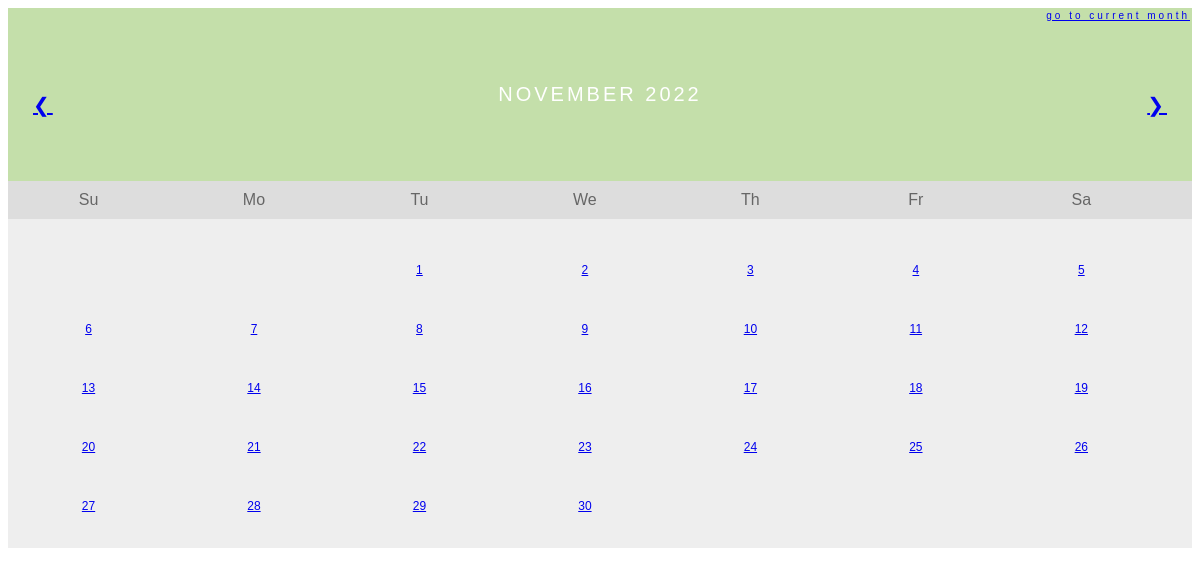
/calendar?month=November&year=2022, run on the app's committed database.
### tables this page shows
CREATE TABLE table_11_November_2022 (id Integer, date String, period_started String, period_ended String, cramps String, headache String, fatigue String, acne String);

### main.py (the view)
@app.route("/calendar")
def calendar():
    month_name = request.args.get("month")
    month_number = tv.list_of_months.index(month_name) + 1
    month_number_string = str(month_number).rjust(2, "0")
    year = request.args.get("year")
    month_and_year_name = f"{month_name} {year}"
    month_year_and_number = [year, month_number_string]
    table_years_and_months_index = updated_table_years_and_months.index(
        month_year_and_number
    )
    table_number = str((table_years_and_months_index) + 1).rjust(2, "0")
    month_days = get_table_from_database(
        tablename=f"table_{table_number}_{month_name}_{year}"
    )
    first_of_month_weekday = tv.get_1st_day_in_month_weekday(
        year=int(year), month=month_number
    )
    try:
        next_year_and_month_from_list = updated_table_years_and_months[
            table_years_and_months_index + 1
        ]
        next_month = tv.list_of_months[int(next_year_and_month_from_list[1]) - 1]
        next_month_year = next_year_and_month_from_list[0]
    except IndexError:
        next_month = None
        next_month_year = None
    if table_years_and_months_index - 1 >= 0:
        previous_year_and_month_from_list = updated_table_years_and_months[
            table_years_and_months_index - 1
        ]
        previous_month = tv.list_of_months[
            int(previous_year_and_month_from_list[1]) - 1
        ]
        previous_month_year = previous_year_and_month_from_list[0]
    else:
        previous_month = None
        previous_month_year = None
    try:
        predicted_days_of_period = predicted_period_days
    except NameError:
        predicted_days_of_period = None
    return render_template(
        "calendar.html",
        predicted_period_days=predicted_days_of_period,
        days=month_days,
        weekday=first_of_month_weekday,
        month_and_year=month_and_year_name,
        year=year,
        current_month=tv.current_month_name,
        current_month_year=tv.current_year,
        month=month_name,
        next_month=next_month,
        next_month_year=next_month_year,
        previous_month=previous_month,
        previous_month_year=previous_month_year,
    )

### core/time_variables.py (called while the page is built)
def get_1st_day_in_month_weekday(year, month):
    first_of_month_weekday = weekday(year=year, month=month, day=1)
    return first_of_month_weekday

### database/database.py (called while the page is built)
def get_table_from_database(tablename):
    conn = get_db_connection()
    month_days = conn.execute(f"SELECT * FROM {tablename}").fetchall()
    conn.close()
    return month_days

### database/initialize_database.py (called while the page is built)
def get_db_connection():
    conn = sqlite3.connect("period_tracking_app.db")
    conn.row_factory = sqlite3.Row
    return conn

### templates/calendar.html (shortened to what this page needs)
<!DOCTYPE html>
<html lang="en">
<head>
    <link rel="stylesheet" href="static/style.css">
</head>
<body>
    <div class="month">
        <ul>
            <li class="current_month_cal">
              <a href="{{url_for('calendar', month=current_month, year=current_month_year)}}"> Go To Current Month </a>
            </li>
            {% if previous_month != None %}
              <li class="prev">
                  <a href="{{url_for('calendar', month=previous_month, year=previous_month_year)}}"> &#10094 </a>
              </li>
            {% endif %}
            {% if next_month != None %}
              <li class="next" >
                  <a href="{{url_for('calendar', month=next_month, year=next_month_year)}}"> &#10095 </a>
              </li>
            {% endif %}
            <li>
                {{ month_and_year }}
            </li>
        </ul>
      </div>
    <ul class="weekdays">
        <li>Su</li>
        <li>Mo</li>
        <li>Tu</li>
        <li>We</li>
        <li>Th</li>
        <li>Fr</li>
        <li>Sa</li>
    </ul>
    <ul class="days">
        {% if weekday == 1: %}
        <li></li>
        <li></li>
        {% endif %}
        {% for day in days: %}
        <li>
            <a href="{{ url_for('day_details', month=month, date=day['id'], year=year) }}">{{ day["id"] }}</a>
        </li>
        {% endfor %}
    </ul>
</body>
</html>

### static/style.css (style rules this page uses)
* { box-sizing: border-box; }
ul { list-style-type: none; }
body { font-family: Verdana, sans-serif; }
.month { padding: 75px 25px; width: 100%; background: #C4DFAA; text-align: center; }
.month ul { margin: 0; padding: 0; }
.month ul li { color: white; font-size: 20px; text-transform: uppercase; letter-spacing: 3px; }
.month .current_month_cal { position: absolute; top: 10px; right: 10px; font-size: 10px; text-transform: lowercase; }
.month .prev { float: left; padding-top: 10px; }
.month .next { float: right; padding-top: 10px; }
.weekdays { margin: 0; padding: 10px 0; background-color: #ddd; }
.weekdays li { display: inline-block; width: 13.6%; color: #666; text-align: center; }
.days { padding: 10px 0; background: #eee; margin: 0; }
.days li { list-style-type: none; display: inline-block; width: 13.6%; text-align: center; padding: 20px 0; margin-bottom: 5px; font-size:12px; color: black; }

### data on the page
table_11_November_2022: id "1"
table_11_November_2022: id "2"
table_11_November_2022: id "3"
table_11_November_2022: id "4"
table_11_November_2022: id "5"
table_11_November_2022: id "6"
table_11_November_2022: id "7"
table_11_November_2022: id "8"
table_11_November_2022: id "9"
table_11_November_2022: id "10"
table_11_November_2022: id "11"
table_11_November_2022: id "12"
table_11_November_2022: id "13"
table_11_November_2022: id "14"
table_11_November_2022: id "15"
table_11_November_2022: id "16"
table_11_November_2022: id "17"
table_11_November_2022: id "18"
table_11_November_2022: id "19"
table_11_November_2022: id "20"
table_11_November_2022: id "21"
table_11_November_2022: id "22"
table_11_November_2022: id "23"
table_11_November_2022: id "24"
table_11_November_2022: id "25"
table_11_November_2022: id "26"
table_11_November_2022: id "27"
table_11_November_2022: id "28"
table_11_November_2022: id "29"
table_11_November_2022: id "30"

### other printed values
{{ month_and_year }} "NOVEMBER 2022"
